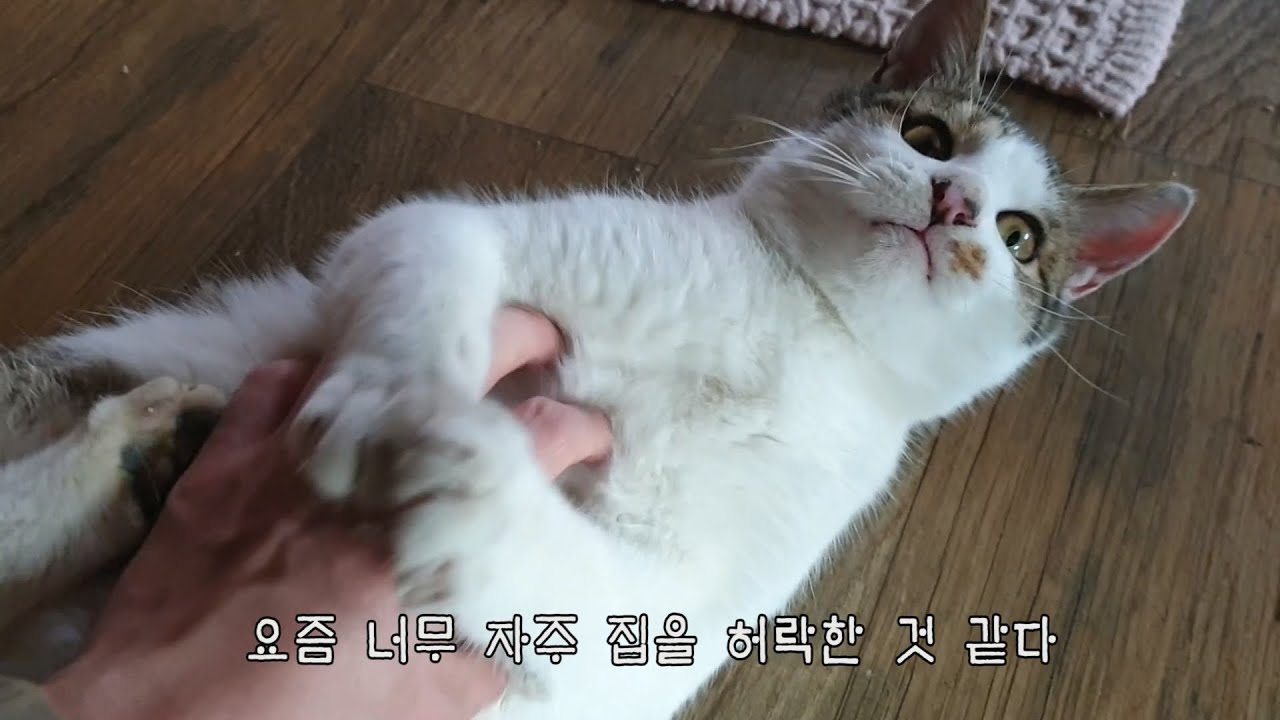
#> input picture nadocoding/06_image-processing/opencv_practice/image.jpg, 1280 x 720 px
$ jupyter execute '07. 이미지 자르기.ipynb'
#> lines starting #> are read from the running program, lines starting #| are printed output that depends on the picture
# 7. 이미지 자르기

영역을 잘라서 새로운 윈도우(창)에 표시

[cell 1]
import cv2

img = cv2.imread('image.jpg')
#> img is the input picture: shape (720, 1280, 3); mean B, G, R 103.2, 108.2, 113.9
img = cv2.resize(img, None, fx=0.5, fy=0.5)
#> img: shape (360, 640, 3)
img.shape
#> Out = (360, 640, 3)

[cell 2]
crop = img[100:200, 200:400] # 세로 범위, 가로 범위
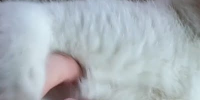
#> crop: shape (100, 200, 3); mean B, G, R 187.4, 181.3, 172.8

cv2.imshow('img', img)
cv2.imshow('crop', crop)
cv2.waitKey(0)
cv2.destroyAllWindows()

영역을 잘라서 기존 윈도우에 표시

[cell 3]
import cv2

img = cv2.imread('image.jpg')
img = cv2.resize(img, None, fx=0.5, fy=0.5)

crop = img[100:200, 200:400] # 세로 범위, 가로 범위
img[100:200, 400:600] = crop
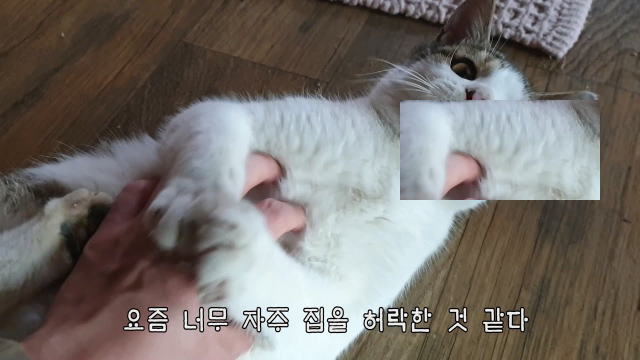
#> img: shape (360, 640, 3); mean B, G, R 108.7, 112.9, 118.1

cv2.imshow('img', img)
cv2.waitKey(0)
cv2.destroyAllWindows()

$ run again, with nadocoding/06_image-processing/opencv_practice/newspaper.jpg copied over nadocoding/06_image-processing/opencv_practice/image.jpg
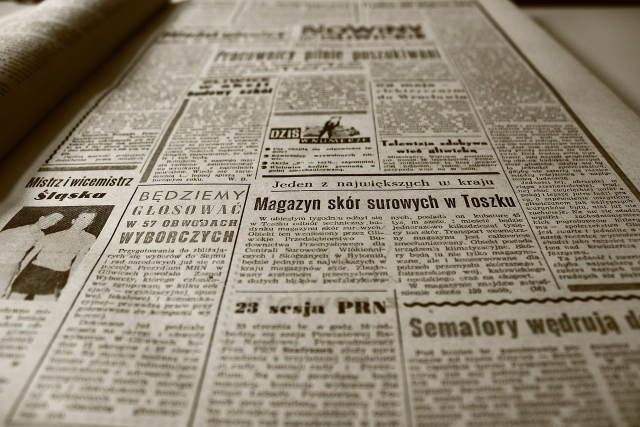
#> input picture nadocoding/06_image-processing/opencv_practice/newspaper.jpg, 1280 x 853 px (shown at 1/2 size)
#> img is the input picture: shape (853, 1280, 3); mean B, G, R 118.1, 135.8, 145.1
#> `crop = img[100:200, 200:400]`:
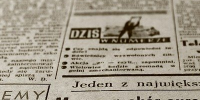
#> crop: shape (100, 200, 3); mean B, G, R 138.3, 154.3, 162.4
#> `img[100:200, 400:600] = crop`:
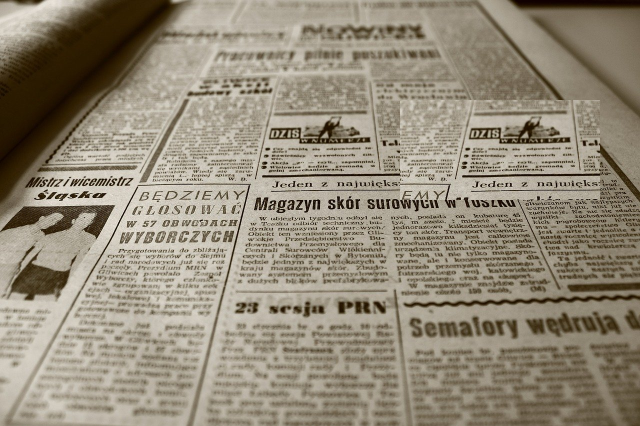
#> img: shape (426, 640, 3); mean B, G, R 120.7, 138.2, 147.4
